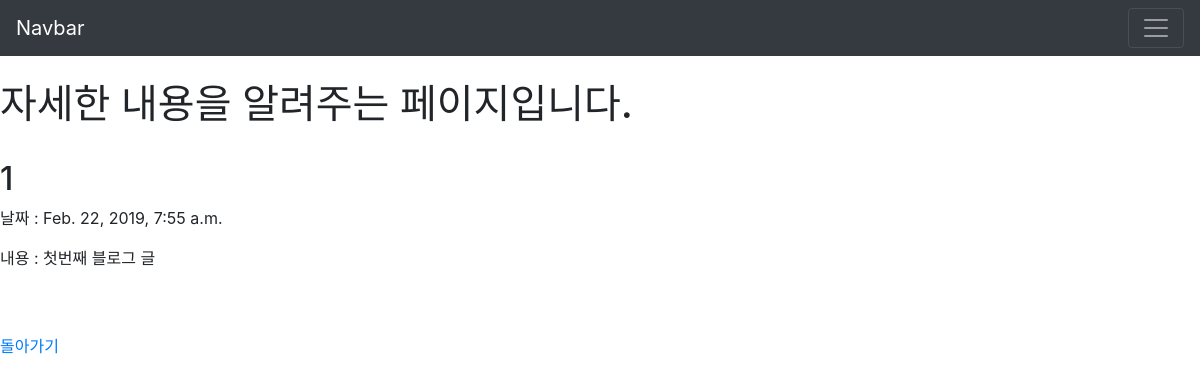
Page /blog/detail/1 on the earlier database version.
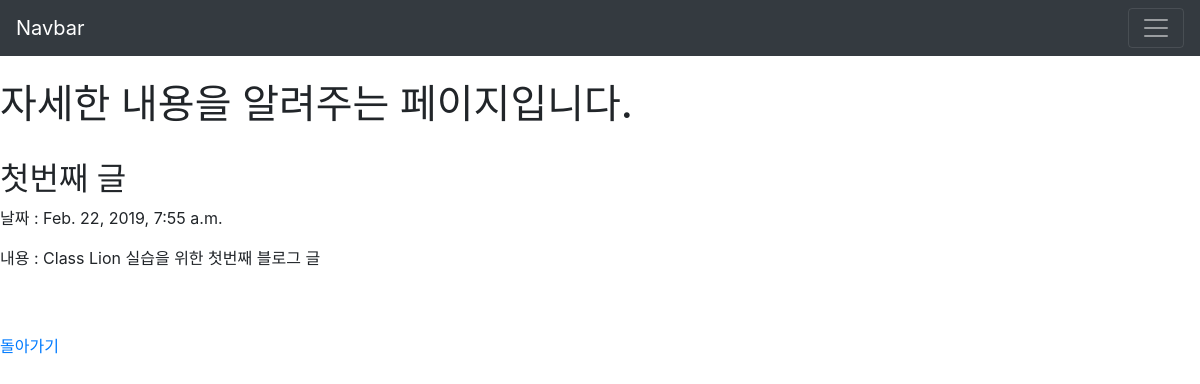
Same page on the later database version.
### blog/models.py (models this page shows, shortened)
class Blog(models.Model):
    title = models.CharField(max_length=200)
    body = models.TextField()
    pub_date = models.DateTimeField('date published')

### blog/views.py (the view)
# urls.py: path('detail/<int:blog_pk>',views.detail,name="detail"),
def detail(request,blog_pk):
    blog_detail = get_object_or_404(Blog,pk=blog_pk)
    return render(request,'blog/detail.html',{'blog' : blog_detail})

### blog/templates/blog/detail.html (shortened to what this page needs)
<!DOCTYPE html>
<html lang="en" dir="ltr">
  <head>
    <link rel="stylesheet" href="https://stackpath.bootstrapcdn.com/bootstrap/4.1.0/css/bootstrap.min.css">
  </head>
  <body>
    <nav class="navbar navbar-dark bg-dark">
      <a class="navbar-brand" href="#">Navbar</a>
      <button class="navbar-toggler" type="button" data-toggle="collapse" data-target="#navbarSupportedContent" aria-controls="navbarSupportedContent" aria-expanded="false" aria-label="Toggle navigation">
        <span class="navbar-toggler-icon"></span>
      </button>
    </nav>
    <br />
    <h1>자세한 내용을 알려주는 페이지입니다.</h1>
    <br />
    <h2>{{blog.title}}</h2>
    <p>날짜 : {{blog.pub_date}}</p>
    <p>내용 : {{blog.body}}</p>
    <br /><br />
    <a href="{% url 'home' %}">돌아가기</a>
  </body>
</html>

Differences in the rows shown:
changed Blog: title "1" → "첫번째 글"; body "첫번째 블로그 글" → "Class Lion 실습을 위한 첫번째 블로그 글"
